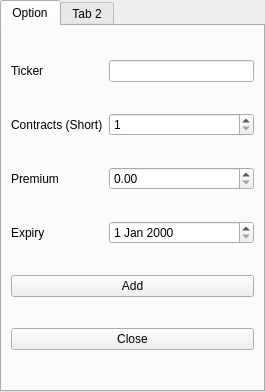
<?xml version="1.0" encoding="UTF-8"?>
<ui version="4.0">
 <class>AddPosition</class>
 <widget class="QTabWidget" name="AddPosition">
  <property name="geometry">
   <rect>
    <x>0</x>
    <y>0</y>
    <width>265</width>
    <height>392</height>
   </rect>
  </property>
  <property name="windowTitle">
   <string>Add Position</string>
  </property>
  <property name="layoutDirection">
   <enum>Qt::LeftToRight</enum>
  </property>
  <property name="currentIndex">
   <number>0</number>
  </property>
  <widget class="QWidget" name="tab">
   <property name="layoutDirection">
    <enum>Qt::LeftToRight</enum>
   </property>
   <attribute name="title">
    <string>Option</string>
   </attribute>
   <layout class="QGridLayout" name="gridLayout">
    <item row="2" column="1">
     <widget class="QDoubleSpinBox" name="doubleSpinBox">
      <property name="maximum">
       <double>999.990000000000009</double>
      </property>
     </widget>
    </item>
    <item row="2" column="0">
     <widget class="QLabel" name="label_3">
      <property name="text">
       <string>Premium</string>
      </property>
     </widget>
    </item>
    <item row="0" column="0">
     <widget class="QLabel" name="label">
      <property name="text">
       <string>Ticker</string>
      </property>
     </widget>
    </item>
    <item row="3" column="1">
     <widget class="QDateEdit" name="dateEdit"/>
    </item>
    <item row="1" column="1">
     <widget class="QSpinBox" name="spinBox">
      <property name="minimum">
       <number>1</number>
      </property>
     </widget>
    </item>
    <item row="3" column="0">
     <widget class="QLabel" name="label_4">
      <property name="text">
       <string>Expiry</string>
      </property>
     </widget>
    </item>
    <item row="1" column="0">
     <widget class="QLabel" name="label_2">
      <property name="text">
       <string>Contracts (Short)</string>
      </property>
     </widget>
    </item>
    <item row="0" column="1">
     <widget class="QLineEdit" name="lineEdit"/>
    </item>
    <item row="4" column="0" colspan="2">
     <widget class="QPushButton" name="pushButton">
      <property name="text">
       <string>Add</string>
      </property>
     </widget>
    </item>
    <item row="5" column="0" colspan="2">
     <widget class="QPushButton" name="pushButton_2">
      <property name="text">
       <string>Close</string>
      </property>
     </widget>
    </item>
   </layout>
  </widget>
  <widget class="QWidget" name="tab2">
   <attribute name="title">
    <string>Tab 2</string>
   </attribute>
  </widget>
 </widget>
 <resources/>
 <connections>
  <connection>
   <sender>pushButton_2</sender>
   <signal>clicked()</signal>
   <receiver>AddPosition</receiver>
   <slot>close()</slot>
   <hints>
    <hint type="sourcelabel">
     <x>277</x>
     <y>425</y>
    </hint>
    <hint type="destinationlabel">
     <x>277</x>
     <y>243</y>
    </hint>
   </hints>
  </connection>
 </connections>
</ui>
